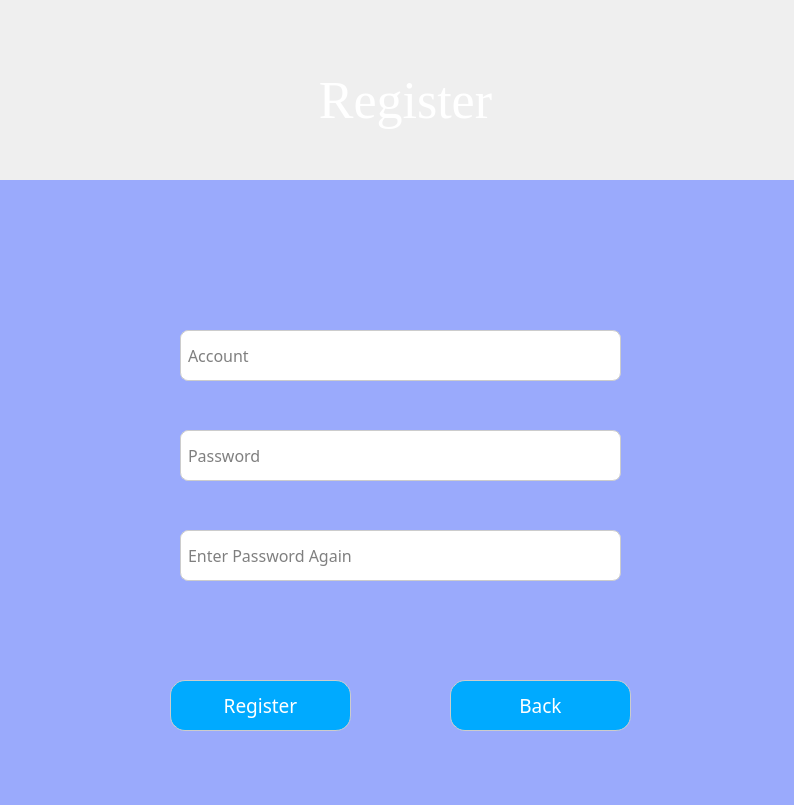
<?xml version="1.0" encoding="UTF-8"?>
<ui version="4.0">
 <class>MainWindow</class>
 <widget class="QMainWindow" name="MainWindow">
  <property name="geometry">
   <rect>
    <x>0</x>
    <y>0</y>
    <width>794</width>
    <height>805</height>
   </rect>
  </property>
  <property name="windowTitle">
   <string>注册</string>
  </property>
  <widget class="QWidget" name="centralwidget">
   <widget class="QLabel" name="label">
    <property name="geometry">
     <rect>
      <x>-10</x>
      <y>0</y>
      <width>811</width>
      <height>191</height>
     </rect>
    </property>
    <property name="styleSheet">
     <string notr="true">background-image: url(:/images/images/loginBG.PNG);</string>
    </property>
    <property name="text">
     <string/>
    </property>
    <property name="pixmap">
     <pixmap>:/新前缀/pic_show/登录.png</pixmap>
    </property>
    <property name="scaledContents">
     <bool>true</bool>
    </property>
   </widget>
   <widget class="QLabel" name="label_2">
    <property name="geometry">
     <rect>
      <x>190</x>
      <y>60</y>
      <width>431</width>
      <height>81</height>
     </rect>
    </property>
    <property name="font">
     <font>
      <family>Times New Roman</family>
      <pointsize>39</pointsize>
      <weight>50</weight>
      <bold>false</bold>
     </font>
    </property>
    <property name="styleSheet">
     <string notr="true">color:white;</string>
    </property>
    <property name="text">
     <string>Register</string>
    </property>
    <property name="alignment">
     <set>Qt::AlignCenter</set>
    </property>
   </widget>
   <widget class="QLineEdit" name="lineEdit">
    <property name="geometry">
     <rect>
      <x>180</x>
      <y>330</y>
      <width>441</width>
      <height>51</height>
     </rect>
    </property>
    <property name="font">
     <font>
      <family>3ds</family>
      <pointsize>12</pointsize>
     </font>
    </property>
    <property name="styleSheet">
     <string notr="true">QLineEdit{
border: 1px solid #ccc; 
padding: 7px 0px;
border-radius: 8px; /*css3属性IE不支持*/
padding-left:5px; 
}
QLineEdit:focus{
border: 2px solid #66afe9; 
}</string>
    </property>
    <property name="text">
     <string/>
    </property>
    <property name="placeholderText">
     <string>Account</string>
    </property>
    <property name="clearButtonEnabled">
     <bool>true</bool>
    </property>
   </widget>
   <widget class="QLineEdit" name="lineEdit_2">
    <property name="geometry">
     <rect>
      <x>180</x>
      <y>430</y>
      <width>441</width>
      <height>51</height>
     </rect>
    </property>
    <property name="font">
     <font>
      <family>3ds</family>
      <pointsize>12</pointsize>
     </font>
    </property>
    <property name="contextMenuPolicy">
     <enum>Qt::DefaultContextMenu</enum>
    </property>
    <property name="styleSheet">
     <string notr="true">QLineEdit{
border: 1px solid #ccc; 
padding: 7px 0px;
border-radius: 8px; /*css3属性IE不支持*/
padding-left:5px; 
}
QLineEdit:focus{
border: 2px solid #66afe9; 
}</string>
    </property>
    <property name="text">
     <string/>
    </property>
    <property name="echoMode">
     <enum>QLineEdit::Password</enum>
    </property>
    <property name="placeholderText">
     <string>Password</string>
    </property>
    <property name="clearButtonEnabled">
     <bool>true</bool>
    </property>
   </widget>
   <widget class="QLabel" name="label_3">
    <property name="geometry">
     <rect>
      <x>-10</x>
      <y>180</y>
      <width>811</width>
      <height>651</height>
     </rect>
    </property>
    <property name="styleSheet">
     <string notr="true">background-color:rgba(130, 150, 255,200)</string>
    </property>
    <property name="text">
     <string/>
    </property>
   </widget>
   <widget class="QPushButton" name="pushButton">
    <property name="geometry">
     <rect>
      <x>450</x>
      <y>680</y>
      <width>181</width>
      <height>51</height>
     </rect>
    </property>
    <property name="font">
     <font>
      <family>微软雅黑</family>
      <pointsize>14</pointsize>
     </font>
    </property>
    <property name="styleSheet">
     <string notr="true">QPushButton{

	border-radius:15px;
	background-color:rgb(0, 170, 255);
	color:white;
	border: 1px solid #ccc; 
}
QPushButton:pressed{

	border-radius:20px;
	background-color:rgb(0, 170, 255);
	color:rgb(203, 203, 203);
	border: 1px solid #ccc; 
}</string>
    </property>
    <property name="text">
     <string>Back</string>
    </property>
   </widget>
   <widget class="QPushButton" name="pushButton_2">
    <property name="geometry">
     <rect>
      <x>170</x>
      <y>680</y>
      <width>181</width>
      <height>51</height>
     </rect>
    </property>
    <property name="font">
     <font>
      <family>微软雅黑</family>
      <pointsize>14</pointsize>
     </font>
    </property>
    <property name="styleSheet">
     <string notr="true">QPushButton{

	border-radius:15px;
	background-color:rgb(0, 170, 255);
	color:white;
	border: 1px solid #ccc; 
}
QPushButton:pressed{

	border-radius:20px;
	background-color:rgb(0, 170, 255);
	color:rgb(203, 203, 203);
	border: 1px solid #ccc; 
}</string>
    </property>
    <property name="text">
     <string>Register</string>
    </property>
   </widget>
   <widget class="QLineEdit" name="lineEdit_3">
    <property name="geometry">
     <rect>
      <x>180</x>
      <y>530</y>
      <width>441</width>
      <height>51</height>
     </rect>
    </property>
    <property name="font">
     <font>
      <family>3ds</family>
      <pointsize>12</pointsize>
     </font>
    </property>
    <property name="contextMenuPolicy">
     <enum>Qt::DefaultContextMenu</enum>
    </property>
    <property name="styleSheet">
     <string notr="true">QLineEdit{
border: 1px solid #ccc; 
padding: 7px 0px;
border-radius: 8px; /*css3属性IE不支持*/
padding-left:5px; 
}
QLineEdit:focus{
border: 2px solid #66afe9; 
}</string>
    </property>
    <property name="text">
     <string/>
    </property>
    <property name="echoMode">
     <enum>QLineEdit::Password</enum>
    </property>
    <property name="placeholderText">
     <string>Enter Password Again</string>
    </property>
    <property name="clearButtonEnabled">
     <bool>true</bool>
    </property>
   </widget>
   <zorder>label_3</zorder>
   <zorder>label</zorder>
   <zorder>label_2</zorder>
   <zorder>lineEdit</zorder>
   <zorder>lineEdit_2</zorder>
   <zorder>pushButton</zorder>
   <zorder>pushButton_2</zorder>
   <zorder>lineEdit_3</zorder>
  </widget>
 </widget>
 <resources>
  <include location="resMyVersion.qrc"/>
  <include location="resMyVersion.qrc"/>
 </resources>
 <connections/>
</ui>
